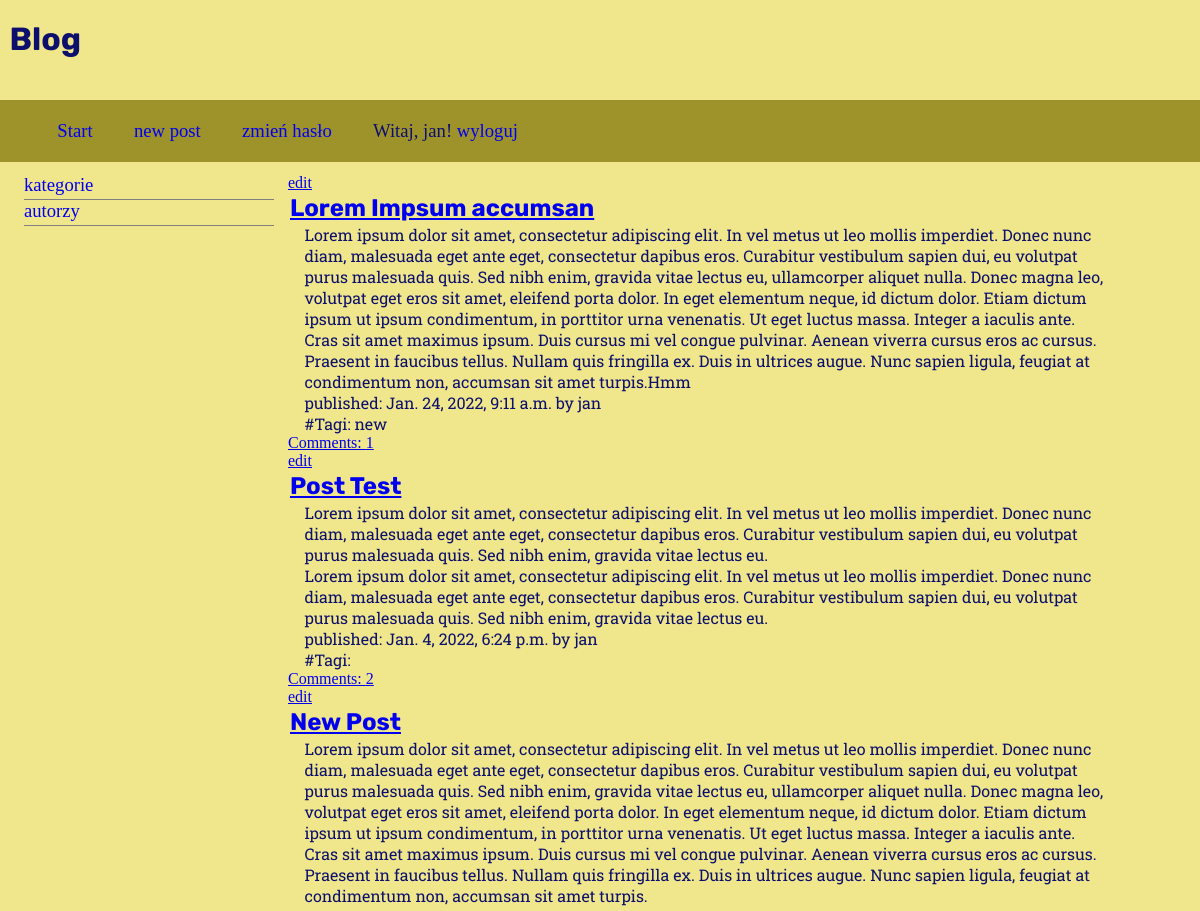
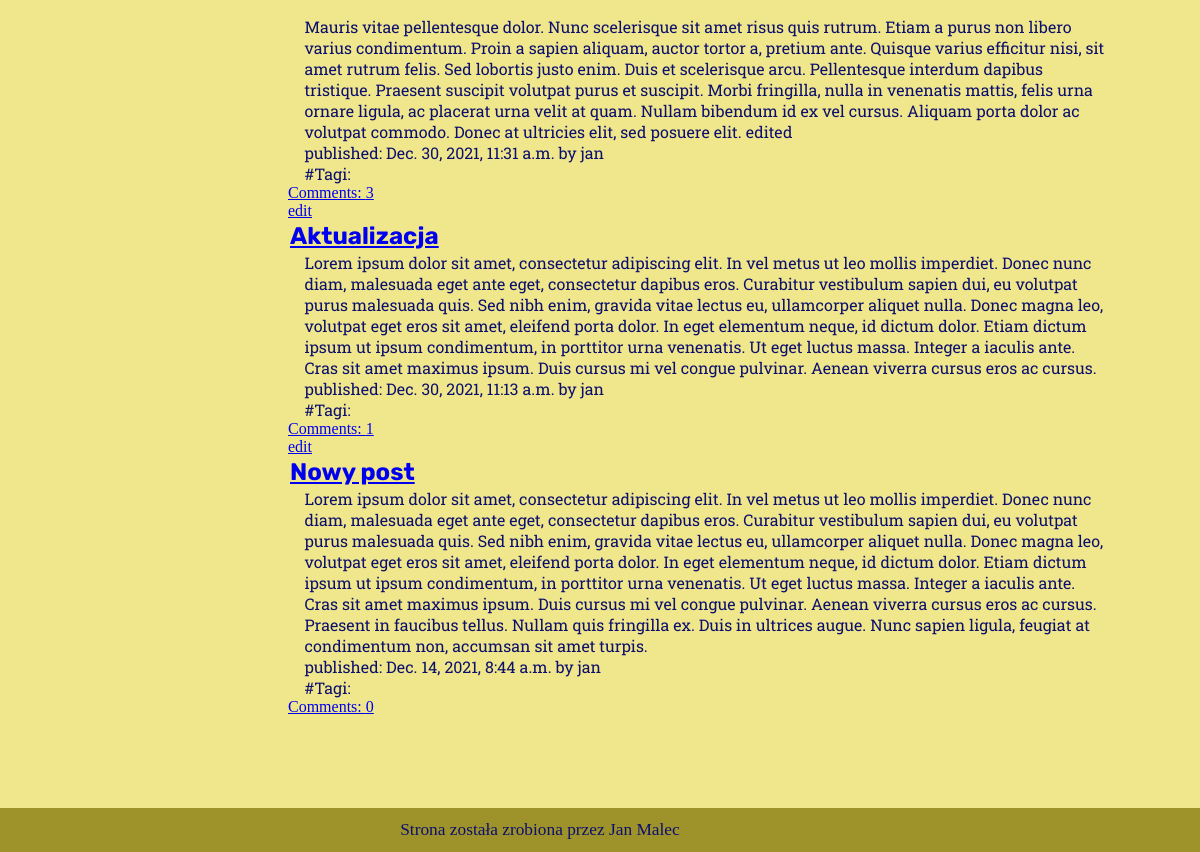
The app's page / (signed in) with its own data (2 pictures, top to bottom).
### blog/models.py (models this page shows, shortened)
class Post(models.Model):
    author = models.ForeignKey('auth.User', on_delete=models.CASCADE)
    title = models.CharField(max_length=200)
    text = models.TextField()
    created_date = models.DateTimeField(
            default=timezone.now)
    published_date = models.DateTimeField(
            blank=True, null=True)
    tags = TaggableManager()

### blog/views.py (the view)
# urls.py: path('', views.post_list, name="post_list"),
def post_list(request):
    posts = Post.objects.order_by('-published_date')#.filter(id=1)
    return render(request, 'blog/post_list.html', {'posts': posts})

### blog/templates/blog/post_list.html (shortened to what this page needs)
{% extends 'blog/base.html' %}
{% block content %}
{% for post in posts %}
<div>
    {% if user.is_authenticated %}
    <a class="btn btn-default" href="{% url 'post_edit' pk=post.pk %}">edit</a>
    {% endif %}
<h2><a href="{% url 'post_detail' pk=post.pk %}">{{ post.title }}</a></h2>
<p>{{ post.text|linebreaksbr }}</p>
<p>published: {{ post.published_date }} by {{ post.author }}</p>
<p class="tags">#Tagi: {{ post.tags.all|join:", " }}</p>
<a href="{% url 'post_detail' pk=post.pk %}">Comments: {{ post.comments.count }}</a>
{% endfor %}
{% endblock %}

### blog/templates/blog/base.html (shortened to what this page needs)
{% load static %}
<!DOCTYPE html>
<head>
    <link rel="stylesheet" href="{% static 'css/main.css' %}" >
    <link rel="stylesheet" href="{% static 'css/style.css' %}" >
</head>
<body>
<header>
    <h1>Blog</h1>
</header>
<nav class="sticky">
    <ul>
        <li><a href="/">Start</a></li>
        {% if user.is_authenticated %}
        <li><a href="{% url 'post_new' %}" >new post</a></li>
        {% else %}
        <li><a href="{% url 'login' %}">zaloguj</a></li>
        {% endif %}
        {% if user.is_authenticated %}
        <li><a href="{% url 'password_change' %}">zmień hasło</a></li>
        <li>Witaj, {{ request.user }}!
            <a href="{% url 'logout' %}">wyloguj</a></li>
        {% endif %}
    </ul>
</nav>
<aside>
    <ul>
        <li><a href="#kategorie">kategorie</a></li>
        <li><a href="#autorzy">autorzy</a></li>
    </ul>
</aside>
<main>
    <section>
        {% block content %}
        {% endblock %}
    </section>
</main>
<footer> Strona została zrobiona przez Jan Malec </footer>
</body>
</html>

### blog/static/css/main.css (style rules this page uses)
* { margin: 0px; padding: 0px; }
body { background-color: rgb(240,230,140); color: #0C106C; }
header { display: inline-flex; width: 100px; height: 100px; }
header h1 { width: 20px; padding-top: 20%; font-family: 'Rubik', sans-serif; margin-left: 0.3em; }
nav { background-color: #9E922A; height: 5%; padding-top: 1%; padding-bottom: 1%; padding-right:5%; width: auto; }
nav.sticky { position: sticky; top:0; padding:20px; }
nav li { display: inline-block; padding-left: 2em; font-size: 14pt; }
nav li { list-style-type: none; }
nav li a { text-decoration: none; }
aside { float: left; width:20%; padding-top: 1%; margin-left: 2%; font-family: 'EB Garamond', serif; overflow:unset; }
aside li { height: 25px; list-style:none; border-bottom: gray solid 1px; width: 250px; font-size: 14pt; }
aside li a { text-decoration: none; }
main { float: left; width:76%; padding-top: 1%; padding-left: 2%; padding-bottom: 5%; }
main section { margin-right: 10%; overflow-x: auto; padding-bottom: 2em; }
main section h2 { margin: 2px; font-family: 'Rubik', sans-serif; color: #020434; }
main section p { padding-left: 2%; font-family: 'Roboto Slab', serif; }
footer { background-color: #9E922A; height: 5%; padding-top: 1%; padding-bottom: 1%; padding-right:10%; clear: both; text-align: center; font-size: 13pt; position: relative; }

### records on screen
Post: title "Lorem Impsum accumsan", text "Lorem ipsum dolor sit amet, consectetur adipiscing elit. In vel metus ut leo mollis imperdiet. Donec nunc diam, malesuada eget ante eget, consectetur dapibus eros. Curabitur vestibulum sapien dui, eu volutpat purus malesuada quis. Sed nibh enim, gravida vitae lectus eu, ullamcorper aliquet nulla. Donec magna leo, volutpat eget eros sit amet, eleifend porta dolor. In eget elementum neque, id dictum dolor. Etiam dictum ipsum ut ipsum condimentum, in porttitor urna venenatis. Ut eget luctus massa. Integer a iaculis ante. Cras sit amet maximus ipsum. Duis cursus mi vel congue pulvinar. Aenean viverra cursus eros ac cursus. Praesent in faucibus tellus. Nullam quis fringilla ex. Duis in ultrices…", published_date "Jan. 24, 2022, 9:11 a.m.", author "jan", tags.all "new", comments.count "1"
Post: title "Post Test", text "Lorem ipsum dolor sit amet, consectetur adipiscing elit. In vel metus ut leo mollis imperdiet. Donec nunc diam, malesuada eget ante eget, consectetur dapibus eros. Curabitur vestibulum sapien dui, eu volutpat purus malesuada quis. Sed nibh enim, gravida vitae lectus eu. Lorem ipsum dolor sit amet, consectetur adipiscing elit. In vel metus ut leo mollis imperdiet. Donec nunc diam, malesuada eget ante eget, consectetur dapibus eros. Curabitur vestibulum sapien dui, eu volutpat purus malesuada quis. Sed nibh enim, gravida vitae lectus eu.", published_date "Jan. 4, 2022, 6:24 p.m.", author "jan", comments.count "2"
Post: title "New Post", text "Lorem ipsum dolor sit amet, consectetur adipiscing elit. In vel metus ut leo mollis imperdiet. Donec nunc diam, malesuada eget ante eget, consectetur dapibus eros. Curabitur vestibulum sapien dui, eu volutpat purus malesuada quis. Sed nibh enim, gravida vitae lectus eu, ullamcorper aliquet nulla. Donec magna leo, volutpat eget eros sit amet, eleifend porta dolor. In eget elementum neque, id dictum dolor. Etiam dictum ipsum ut ipsum condimentum, in porttitor urna venenatis. Ut eget luctus massa. Integer a iaculis ante. Cras sit amet maximus ipsum. Duis cursus mi vel congue pulvinar. Aenean viverra cursus eros ac cursus. Praesent in faucibus tellus. Nullam quis fringilla ex. Duis in ultrices…", published_date "Dec. 30, 2021, 11:31 a.m.", author "jan", comments.count "3"
Post: title "Aktualizacja", text "Lorem ipsum dolor sit amet, consectetur adipiscing elit. In vel metus ut leo mollis imperdiet. Donec nunc diam, malesuada eget ante eget, consectetur dapibus eros. Curabitur vestibulum sapien dui, eu volutpat purus malesuada quis. Sed nibh enim, gravida vitae lectus eu, ullamcorper aliquet nulla. Donec magna leo, volutpat eget eros sit amet, eleifend porta dolor. In eget elementum neque, id dictum dolor. Etiam dictum ipsum ut ipsum condimentum, in porttitor urna venenatis. Ut eget luctus massa. Integer a iaculis ante. Cras sit amet maximus ipsum. Duis cursus mi vel congue pulvinar. Aenean viverra cursus eros ac cursus.", published_date "Dec. 30, 2021, 11:13 a.m.", author "jan", comments.count "1"
Post: title "Nowy post", text "Lorem ipsum dolor sit amet, consectetur adipiscing elit. In vel metus ut leo mollis imperdiet. Donec nunc diam, malesuada eget ante eget, consectetur dapibus eros. Curabitur vestibulum sapien dui, eu volutpat purus malesuada quis. Sed nibh enim, gravida vitae lectus eu, ullamcorper aliquet nulla. Donec magna leo, volutpat eget eros sit amet, eleifend porta dolor. In eget elementum neque, id dictum dolor. Etiam dictum ipsum ut ipsum condimentum, in porttitor urna venenatis. Ut eget luctus massa. Integer a iaculis ante. Cras sit amet maximus ipsum. Duis cursus mi vel congue pulvinar. Aenean viverra cursus eros ac cursus. Praesent in faucibus tellus. Nullam quis fringilla ex. Duis in ultrices…", published_date "Dec. 14, 2021, 8:44 a.m.", author "jan", comments.count "0"

### other values on screen
{{ request.user }} "jan"
